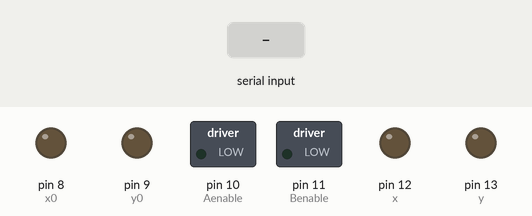
This sketch was run on a simulated Arduino Uno, built with avr-gcc and run on an emulated ATmega328P. Shown: switched loads named in the sketch (green lamp = pin HIGH), output pins drawn as LEDs (lit = HIGH). Inputs (shaded band) come from the test bench.

Above: at 1.2 s.
1.3 s: "F" received over the second serial link
At 2.2 s:
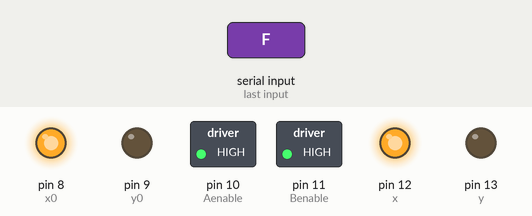
2.8 s: "B" received over the second serial link
At 3.4 s:
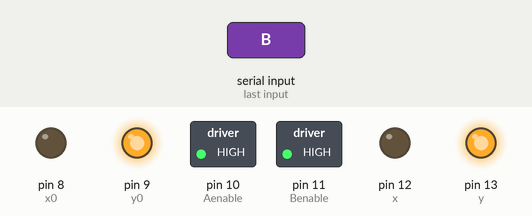
4.3 s: "G" received over the second serial link
At 5.5 s:
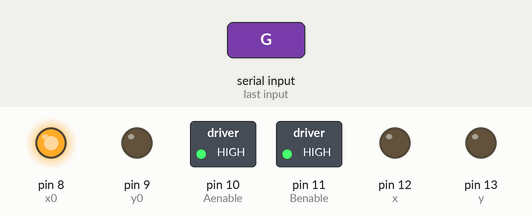
5.8 s: "I" received over the second serial link
At 6.9 s:
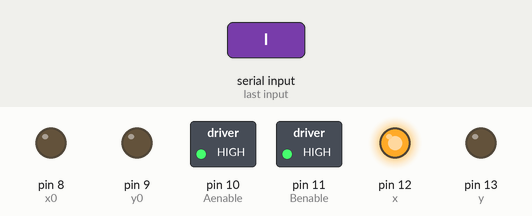
7.3 s: "J" received over the second serial link
At 8.0 s:
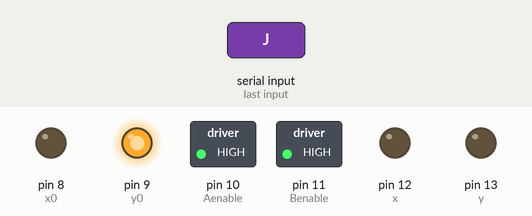
8.8 s: "H" received over the second serial link
At 9.2 s:
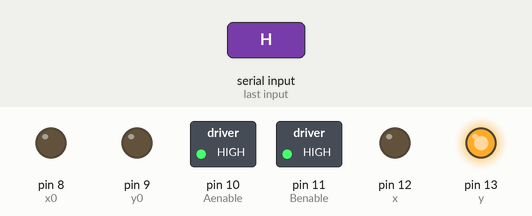
Timing chart, 0 to 11.3 s (numbered marks = the images above; inputs shaded):
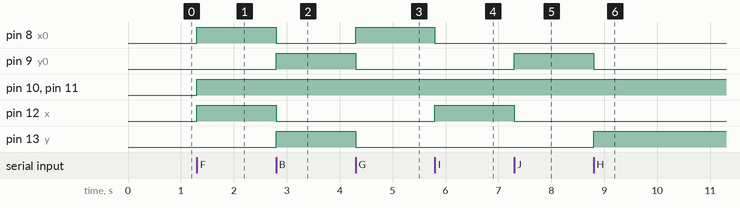

Measured:
- after the input at 1.3 s, pin 8 (x0), pin 10 (Aenable), pin 11 (Benable), pin 12 (x): LOW → HIGH at once
- after the input at 2.8 s, pin 8 (x0), pin 12 (x): HIGH → LOW at once; pin 9 (y0), pin 13 (y): LOW → HIGH at once
- after the input at 4.3 s, pin 8 (x0): LOW → HIGH at once; pin 9 (y0), pin 13 (y): HIGH → LOW at once
- after the input at 5.8 s, pin 8 (x0): HIGH → LOW at once; pin 12 (x): LOW → HIGH at once
- after the input at 7.3 s, pin 9 (y0): LOW → HIGH at once; pin 12 (x): HIGH → LOW at once
- after the input at 8.8 s, pin 9 (y0): HIGH → LOW at once; pin 13 (y): LOW → HIGH at once

The sketch:

Arduino_Bluetooth_Tank.ino
```cpp
// set up motor controller pins
int Aenable = 10;
int x = 12;
int y = 13;
int Benable = 11;
int x0 = 8;
int y0 = 9;

// set up bluetooth module on a seperate serial port so that we can upload to the arduino without unplugging rx
#include <SoftwareSerial.h>
SoftwareSerial BT_Serial(6, 7); // RX | TX

int trackSpeed = 255;
void setup() {
  // set motor controller pins as outputs
  pinMode(Aenable, OUTPUT);
  pinMode(x, OUTPUT);
  pinMode(y, OUTPUT);
  pinMode(Benable, OUTPUT);
  pinMode(x0, OUTPUT);
  pinMode(y0, OUTPUT);

  // initialise bluetooth serial connection
  BT_Serial.begin(38400);
}

void loop() {
  // if there is an input from the bluetooth
  if(BT_Serial.available() > 0) {

    // create a char and set it to the input
    char movement;
    movement = BT_Serial.read();

     // switch to tell what is sent from the bluetooth module and move the tank accordingly
     switch(movement) {
        // forward
        case 'F':
          car(trackSpeed, trackSpeed, HIGH, LOW, HIGH, LOW);
          break;

        // backward
        case 'B':
          car(trackSpeed, trackSpeed, LOW, HIGH, LOW, HIGH);
          break;

        // turn left
        case 'G':
          car(trackSpeed, trackSpeed, LOW, LOW, HIGH, LOW);
          break;

        // turn right
        case 'I':
          car(trackSpeed, trackSpeed, HIGH, LOW, LOW, LOW);
          break;

        // go backwards right
        case 'J':
          car(trackSpeed, trackSpeed, LOW, LOW, LOW, HIGH);
          break;

        // go backwards left
        case 'H':
          car(trackSpeed, trackSpeed, LOW, HIGH, LOW, LOW);
          break;

        // spin left
        case 'L':
          car(trackSpeed, trackSpeed, LOW, HIGH, HIGH, LOW);
          break;

        // spin right
        case 'R':
          car(trackSpeed, trackSpeed, HIGH, LOW, LOW, HIGH);
          break;

        // stop
        case 'S':
          car(trackSpeed, trackSpeed, LOW, LOW, LOW, LOW);
          break;

        // speed 1
        case '1':
          trackSpeed = 25;
          break;

        // speed 2
        case '2':
          trackSpeed = 50;
          break;

        // speed 3
        case '3':
          trackSpeed = 75;
          break;

        // speed 4
        case '4':
          trackSpeed = 100;
          break;

        // speed 5
        case '5':
          trackSpeed = 125;
          break;

        // speed 6
        case '6':
          trackSpeed = 150;
          break;

        // speed 7
        case '7':
          trackSpeed = 175;
          break;

        // speed 8
        case '8':
          trackSpeed = 200;
          break;

        // speed 9
        case '9':
          trackSpeed = 225;
          break;

        // speed 10
        case 'q':
          trackSpeed = 255;
          break;
    }
  }
}

void car(int speedLeft, int speedRight, int xValue, int yValue, int x0Value, int y0Value) {
  analogWrite(Aenable, speedLeft);
    analogWrite(Benable, speedRight);

  digitalWrite(x, xValue);
    digitalWrite(y, yValue);

  digitalWrite(x0, x0Value);
   digitalWrite(y0, y0Value);
}
```
